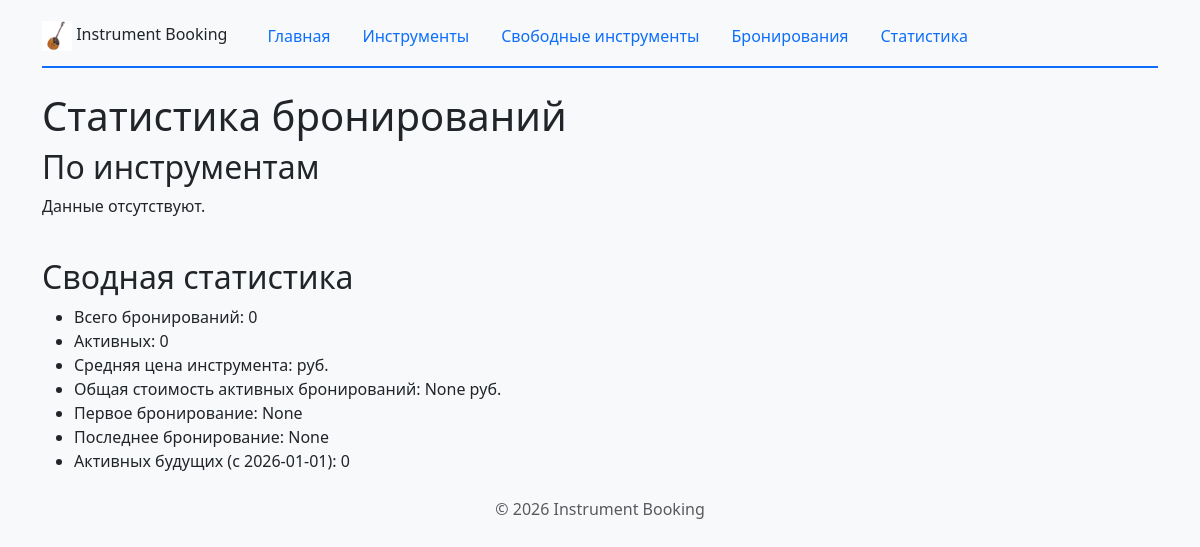
The page /bookings/statistics/ on the database as committed earlier.
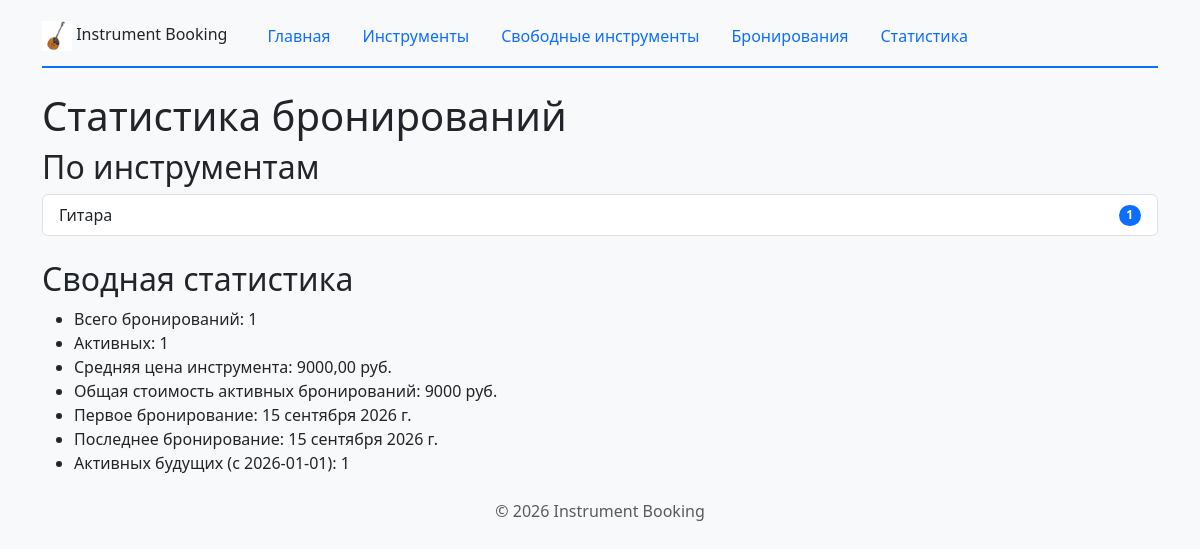
The same page on the database as committed later.
### instruments/models.py (models this page shows, shortened)
class Instrument(models.Model):
    name = models.CharField(max_length=200)
    price = models.IntegerField()
    image = models.ImageField(
        upload_to="instruments/",
        blank=True,
        null=True,
        verbose_name="Изображение",
    )
    class Meta:
        verbose_name = "Инструмент"
        verbose_name_plural = "Инструменты"
        ordering = ["name"]

### bookings/views.py (the view)
# urls.py: path("statistics/", views.statistics, name="statistics"),
def statistics(request):
    stats = (
        Booking.objects
        .values("instrument__name")
        .annotate(bookings_count=Count("id", filter=Q(is_cancelled=False)))
        .order_by("-bookings_count")
    )
    statistics_list = [
        {"instrument_name": row["instrument__name"],
         "bookings_count": row["bookings_count"]}
        for row in stats
    ]
    totals = Booking.objects.aggregate(
        total_bookings=Count("id"),
        active_bookings=Count("id", filter=Q(is_cancelled=False)),
        avg_instrument_price=Avg("instrument__price"),
        total_revenue=Sum("instrument__price", filter=Q(is_cancelled=False)),
        first_booking=Min("booking_date"),
        last_booking=Max("booking_date"),
    )
    active_future = Booking.objects.filter(
        is_cancelled=False,
        booking_date__gte="2026-01-01",
    ).count()
    return render(
        request,
        "bookings/statistics.html",
        {
            "statistics": statistics_list,
            "totals": totals,
            "active_future": active_future,
        },
    )

### bookings/templates/bookings/statistics.html (shortened to what this page needs)
{% extends "base.html" %}
{% block content %}
<h1>Статистика бронирований</h1>
<h2>По инструментам</h2>
<ul class="list-group">
{% for item in statistics %}
    <li class="list-group-item d-flex justify-content-between align-items-center">
        {{ item.instrument_name }}
        <span class="badge bg-primary rounded-pill">{{ item.bookings_count }}</span>
    </li>
{% empty %}
    <p>Данные отсутствуют.</p>
{% endfor %}
</ul>
<h2 class="mt-4">Сводная статистика</h2>
<ul>
    <li>Всего бронирований: {{ totals.total_bookings }}</li>
    <li>Активных: {{ totals.active_bookings }}</li>
    <li>Средняя цена инструмента: {{ totals.avg_instrument_price|floatformat:2 }} руб.</li>
    <li>Общая стоимость активных бронирований: {{ totals.total_revenue }} руб.</li>
    <li>Первое бронирование: {{ totals.first_booking }}</li>
    <li>Последнее бронирование: {{ totals.last_booking }}</li>
    <li>Активных будущих (с 2026-01-01): {{ active_future }}</li>
</ul>
{% endblock %}

### templates/base.html (shortened to what this page needs)
{% load static %}
<!DOCTYPE html>
<html lang="ru">
<head>
    <link rel="stylesheet" href="https://cdn.jsdelivr.net/npm/bootstrap@5.3.3/dist/css/bootstrap.min.css">
    <link rel="stylesheet" href="{% static 'homepage/css/style.css' %}">
</head>
<body class="bg-light">
    <header class="container mt-3">
        {% include "includes/navigation.html" %}
    </header>
    <main class="container mt-4">
        {% block content %}
        {% endblock %}
    </main>
    <footer class="container mt-4 mb-3 text-center text-muted">
        <p>© <span id="current-year"></span> Instrument Booking</p>
    </footer>
</body>
</html>

### templates/includes/navigation.html
{% load static %}
<nav class="nav mb-4 align-items-center">
    <a class="navbar-brand me-4" href="{% url 'homepage:index' %}">
        <img src="{% static 'homepage/img/logo.jpg' %}" alt="Logo" height="30">
        Instrument Booking
    </a>
    <a class="nav-link" href="{% url 'homepage:index' %}">Главная</a>
    <a class="nav-link" href="{% url 'instruments:instruments' %}">Инструменты</a>
    <a class="nav-link" href="{% url 'instruments:available' %}">Свободные инструменты</a>
    <a class="nav-link" href="{% url 'bookings:bookings' %}">Бронирования</a>
    <a class="nav-link" href="{% url 'bookings:statistics' %}">Статистика</a>
</nav>

### homepage/static/homepage/css/style.css (style rules this page uses)
.nav { border-bottom: 2px solid #0d6efd; padding-bottom: 10px; }

Rows that differ between the two databases and show on the page:
added Instrument: instrument_name "Гитара", bookings_count "1"
Other text that changed with them:
{{ totals.total_bookings }}: "0" → "1"
{{ totals.active_bookings }}: "0" → "1"
{{ totals.avg_instrument_price|floatformat:2 }}: (not shown) → "9000,00"
{{ totals.total_revenue }}: "None" → "9000"
{{ totals.first_booking }}: "None" → "15 сентября 2026 г."
{{ totals.last_booking }}: "None" → "15 сентября 2026 г."
{{ active_future }}: "0" → "1"
text no longer shown: "Данные отсутствуют."
